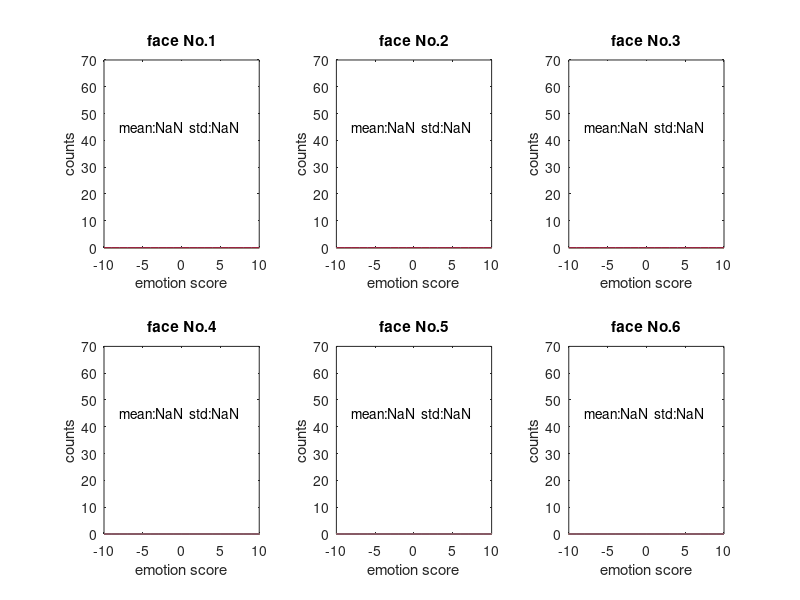

MATLAB code for this plot: (Note: this script raises an error after producing the figure.)
clear all;
close all;

    % RESULT TEXT FILE
    %1 trialnumver 
    %2 condition
    %3 stimuli face
    %4 testface
    %5 result
    %6 isBreakTrials
    %7 which staircase is used
    %8-11 where does it break
    %12-15 threshold presented

singleOutlierStd= 2; 
overallOutlierStd = 2;

files = dir( 'Ensem_result_*.txt');
subjectNum = length(files);

data_raw = cell(subjectNum,5,6);
data_normed_byFace = cell(subjectNum,5,6);
data_normed_byIden = cell(subjectNum,5,6);

avg_raw = zeros(subjectNum,5,6);
avg_normed_byFace = zeros(subjectNum,5,6);
avg_normed_byIden = zeros(subjectNum,5,6);

%===== Read in data & Exclude Outlier======%

    % exclude outlier based on subject's own std
    raw_byFace_computeOutlier = cell(6);
    sub_low = zeros(subjectNum,6);
    sub_high = zeros(subjectNum,6);

    for sub = 1:subjectNum
        [isExp cond target judgement noBreak stairCase t1 t2 t3 t4 s1 s2 s3 s4 rep p1 p2 p3 p4]= textread(files(sub).name,'%d %d %d %d %d %d %f %f %f %f %d %d %d %d %d %d %d %d %d');
        temp_byFace = cell(6);

        for i=1:length(isExp)
            if noBreak(i) && isExp(i)
                temp_byFace{target(i)}(end+1) = judgement(i);
            end
        end
        
        for i = 1:6
            sub_low(sub,i) = mean(temp_byFace{i}) - singleOutlierStd * std(temp_byFace{i});
            sub_high(sub,i) = mean(temp_byFace{i}) + singleOutlierStd * std(temp_byFace{i});
        end
        
        for i=1:length(isExp)
            if isExp(i)
                isOutlier = judgement(i)< sub_low(sub,target(i)) && judgement(i) > sub_high(sub,target(i));
                if noBreak(i) && isExp(i) && ~isOutlier
                    raw_byFace_computeOutlier{target(i)}(end+1) = judgement(i);
                end
            end
        end
        
    end
    
    % exclude outlier based on overall distribution
    all_high = [];
    all_low = [];
    for i=1:6
        all_high(i) = mean(raw_byFace_computeOutlier{i}) + overallOutlierStd *std(raw_byFace_computeOutlier{i});
        all_low(i) = mean(raw_byFace_computeOutlier{i}) - overallOutlierStd *std(raw_byFace_computeOutlier{i});
    end

    for sub = 1:subjectNum
         [isExp cond target judgement noBreak stairCase t1 t2 t3 t4 s1 s2 s3 s4 rep p1 p2 p3 p4]= textread(files(sub).name,'%d %d %d %d %d %d %f %f %f %f %d %d %d %d %d %d %d %d %d');
         for i=1:length(isExp)
            if isExp(i) && noBreak(i)
                isOutlier_sub = judgement(i)>sub_high(sub,target(i)) || judgement(i)<sub_low(sub,target(i));
                isOutlier_all = judgement(i)>all_high(target(i)) || judgement(i)<all_low(target(i));
                if noBreak(i) && ~isOutlier_all  && ~isOutlier_sub
                    data_raw{sub,cond(i),target(i)}(end+1) = judgement(i);
                end
            end
        end
    end
    
% ======== Draw Overall Distribution Chart==== %      

figure
        for j = 1:6
        x_dis = -10:10;
        y_dis = zeros(21);
        
        for i = 1:length(raw_byFace_computeOutlier{j})
            iden = raw_byFace_computeOutlier{j}(i) +11;
            y_dis(iden) = y_dis(iden)+1;
        end
        
        subplot(2,3,j)
            plot(x_dis,y_dis);
            axis([-10,10,0,70]);
            stat = {['mean:' num2str(mean(raw_byFace_computeOutlier{j})) '  std:' num2str(std(raw_byFace_computeOutlier{j}))]};
            text(-8,45,stat);
            text(all_high(j),5,'|');
            text(all_low(j),5,'|');
            ylabel('counts');
            xlabel('emotion score');
            title(['face No.' num2str(j) ]);

        end
    
%====== Normalized Data By Identity ========%

    % get average & std for each identity
    for identity = 1:2
        temp = [];
        for face = 3*identity-2 : 3*identity
            for sub = 1:subjectNum
                for ensum = 1:5
                    for i = 1:length(data_raw{sub,ensum,face})
                    temp(end+1) = data_raw{sub,ensum,face}(i); end
                end
            end
        end
        avg_iden(identity) = nanmean(temp);
        std_iden(identity) = nanstd(temp);
    end

    % nomalization
    for face = 1:6
        if face >= 1 && face <= 3 iden = 1; end
        if face >= 4 && face <= 6 iden = 2; end

            for sub = 1:subjectNum
                for ensum = 1:5
                    for i = 1:length(data_raw{sub,ensum,face})
                    data_normed_byIden{sub,ensum,face}(i) = (data_raw{sub,ensum,face}(i)-avg_iden(iden)) / std_iden(iden); end
                end
            end
    end

%======Normalized Data By Face ========%

% get average & std for each identity
    avg_face = [];
    std_face = [];
    for sub = 1:subjectNum
        for face = 1:6
            temp = [];
            for ensum = 1:5
                for i = 1:length(data_raw{sub,ensum,face})
                temp(end+1) = data_raw{sub,ensum,face}(i); end
            end
            avg_face(face) = nanmean(temp);
            std_face(face) = nanstd(temp);
        end
    end

    % nomalization
    for face = 1:6
        for sub = 1:subjectNum
            for ensum = 1:5
                for i = 1:length(data_raw{sub,ensum,face})
                data_normed_byFace{sub,ensum,face}(i) = (data_raw{sub,ensum,face}(i)-avg_face(face)) / std_face(face); end
            end
        end
    end
    
%==== Get Mean ====%    

    avg_raw = zeros(subjectNum,5,3);
    avg_normed_byIden = zeros(subjectNum,5,3);
    avg_normed_byFace = zeros(subjectNum,5,3);
    temp_raw = cell(subjectNum,5,3);
    temp_normed_byIden = cell(subjectNum,5,3);
    temp_normed_byFace = cell(subjectNum,5,3);
    
    for face = 1:6
        for sub = 1:subjectNum
            for ensum = 1:5
            avg_raw(sub,ensum,face) = mean(data_raw{sub,ensum,face});
            avg_normed_byFace(sub,ensum,face) = mean(data_normed_byFace{sub,ensum,face});
            avg_normed_byIden(sub,ensum,face) = mean(data_normed_byIden{sub,ensum,face});
            end
        end
    end
    
    
    
    
    disp(avg_raw);
    
    
    
